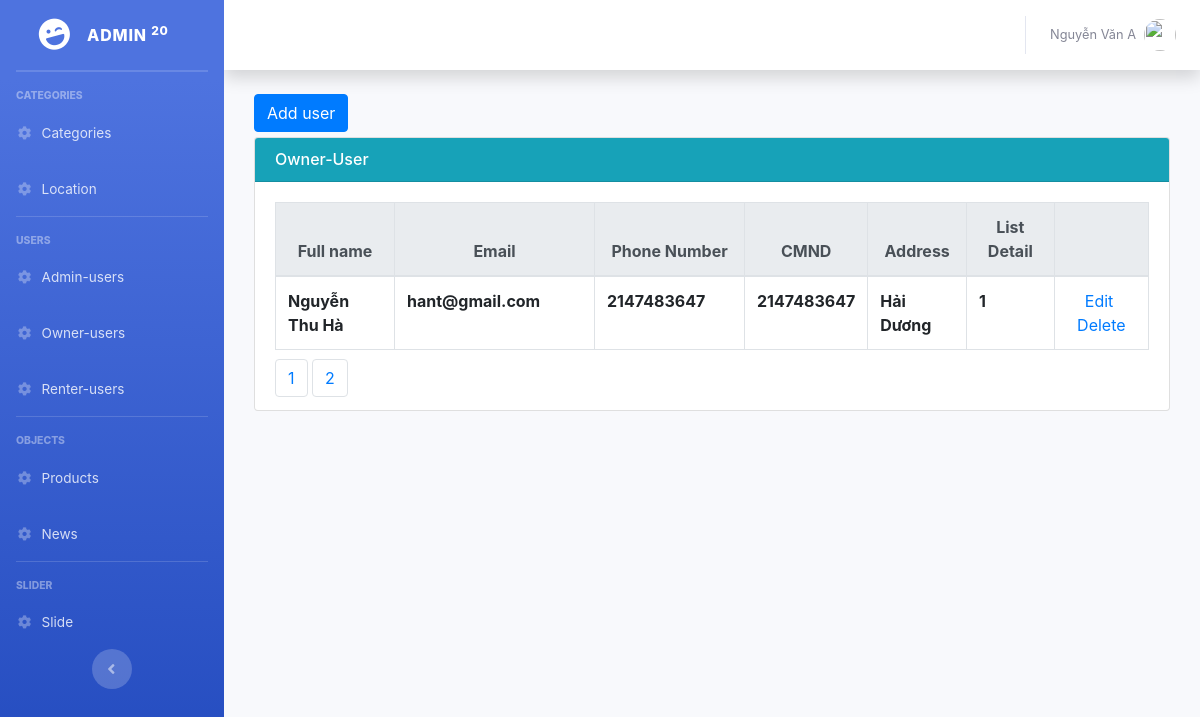
The app's page /Backend/Admin/index.php?controller=ownerUsers&action=read&p=2 (signed in), older data.
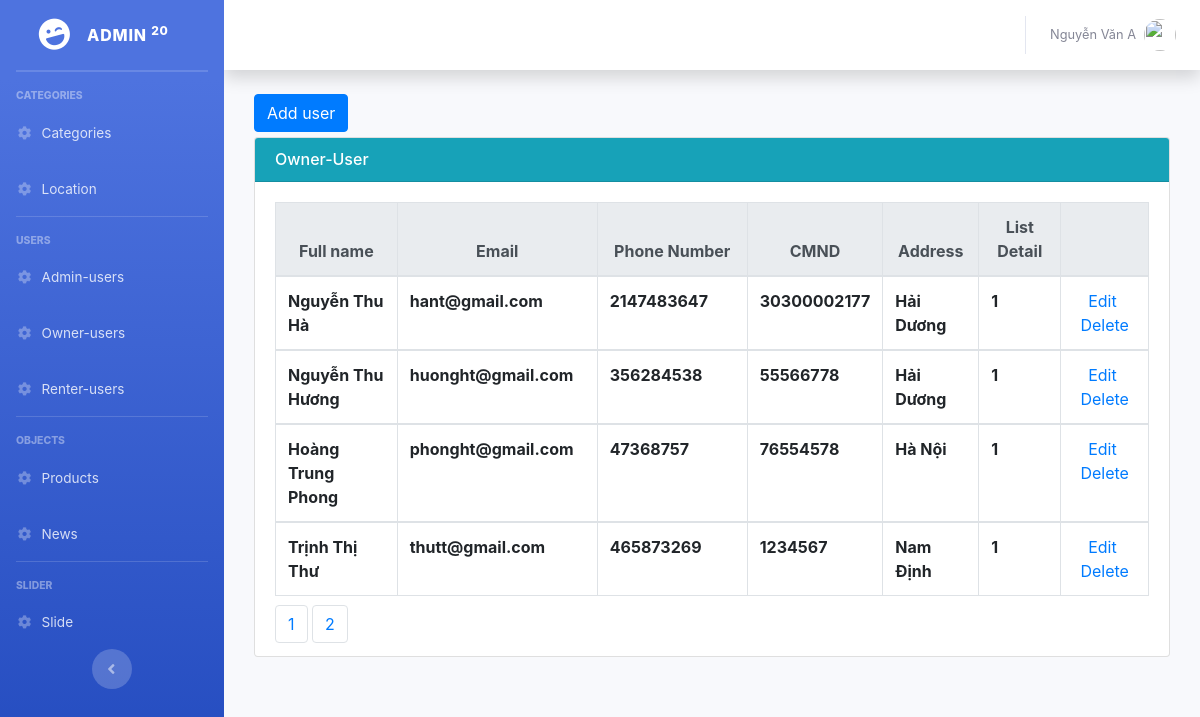
The same page, newer data.
### tables this page shows
CREATE TABLE `owner_users` (
  `id` int(11) NOT NULL,
  `name` varchar(500) NOT NULL,
  `email` varchar(500) NOT NULL,
  `password` varchar(500) NOT NULL,
  `phonenumber` bigint(20) NOT NULL,
  `cmnd` bigint(20) NOT NULL,
  `address` varchar(500) NOT NULL
);

### Backend/Admin/Controllers/OwnerUsersController.php (called while the page is built, shortened)
<?php
	include "Models/OwnerUsersModel.php";
	class OwnerUsersController extends OwnerUsersModel{
		public function read(){
			$recordPerPage = 4;
			$numPage = ceil($this->modelTotal()/$recordPerPage);
			$listRecord = $this->modelRead($recordPerPage);
			include "Views/OwnerUsersView.php";
		}
	}
 ?>

### Backend/Admin/Models/OwnerUsersModel.php (called while the page is built, shortened)
<?php
	class OwnerUsersModel{
		public function modelRead($recordPerPage){
			$total = $this->modelTotal();
			$numPage = ceil($total/$recordPerPage);
			$page = isset($_GET["p"]) && $_GET["p"] > 0 ? $_GET["p"]-1 : 0;
			$from = $page * $recordPerPage;
			$conn = Connection::getInstance();
			$query = $conn->query("select * from owner_users order by id asc limit $from, $recordPerPage");
			return $query->fetchAll();
		}
		public function modelTotal(){
			$conn = Connection::getInstance();
			$query = $conn->query("select id from owner_users order by id desc");
			return $query->rowCount();
		}
	}
 ?>

### Backend/Admin/Views/OwnerUsersView.php (the view, shortened to what this page needs)
<div class="col-md-12" >
    <div style="margin-bottom:5px;">
        <a href="index.php?controller=ownerUsers&action=create" class="btn btn-primary">Add user</a>
    </div>
    <div class="card card-primary">
       <h6 class="card-header bg-info" style="color: white">Owner-User</h6>
        <div class="card-body">
            <table class="table table-bordered">
              <thead class="thead-light">
                <tr style="text-align: center;">
                  <th scope="col">Full name</th>
                  <th scope="col" style="width: 200px;">Email</th>
                  <th scope="col" style="width: 150px;">Phone Number</th>
                  <th scope="col">CMND</th>
                  <th scope="col">Address</th>
                  <th scope="col">List Detail</th>
                  <th scope="col"></th>
                </tr>
              </thead>
              <?php foreach($listRecord as $rows): ?>
              <tbody>
                <tr >
                  <th><?php echo $rows->name; ?></th>
                  <th><?php echo $rows->email; ?></th>
                  <th><?php echo $rows->phonenumber; ?></th>
                  <th><?php echo $rows->cmnd;?></th>
                  <th><?php echo $rows->address;?></th>
                  <th>1</th>
                  <td style="text-align:center;">
                    <a href="index.php?controller=ownerUsers&action=update&id=<?php echo $rows->id; ?>">Edit</a>&nbsp;
                    <a href="index.php?controller=ownerUsers&action=delete&id=<?php echo $rows->id; ?>" onclick="return window.confirm('Are you sure?');">Delete</a>
                  </td>
                </tr>
              </tbody>
              <?php endforeach; ?>
            </table>
            <ul class="pagination">
                <li class="page-item">
                    <?php for($i = 1; $i <= $numPage; $i++): ?>
                    <a href="index.php?controller=ownerUsers&action=read&p=<?php echo $i; ?>" class="page-link"><?php echo $i; ?></a>
                    <?php endfor; ?>
                </li>
            </ul>
        </div>
    </div>
</div>

Row changes from the older to the newer data that the page shows:
changed owner_users "Nguyễn Thu Hà": cmnd "2147483647" → "30300002177"
added owner_users: name "Nguyễn Thu Hương", email "huonght@gmail.com", phonenumber "356284538", cmnd "55566778", address "Hải Dương"
added owner_users: name "Hoàng Trung Phong", email "phonght@gmail.com", phonenumber "47368757", cmnd "76554578", address "Hà Nội"
added owner_users: name "Trịnh Thị Thư", email "thutt@gmail.com", phonenumber "465873269", cmnd "1234567", address "Nam Định"
